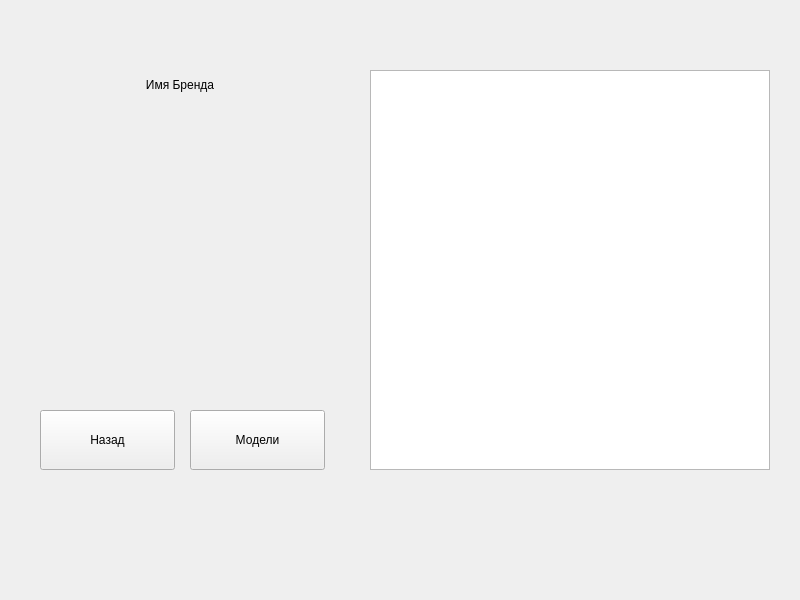
<?xml version="1.0" encoding="UTF-8"?>
<ui version="4.0">
 <class>MainWindow</class>
 <widget class="QMainWindow" name="MainWindow">
  <property name="geometry">
   <rect>
    <x>0</x>
    <y>0</y>
    <width>800</width>
    <height>600</height>
   </rect>
  </property>
  <property name="windowTitle">
   <string>MainWindow</string>
  </property>
  <widget class="QWidget" name="centralwidget">
   <widget class="QTableView" name="InfoTable">
    <property name="geometry">
     <rect>
      <x>370</x>
      <y>70</y>
      <width>400</width>
      <height>400</height>
     </rect>
    </property>
   </widget>
   <widget class="QLabel" name="BrandNameLabel">
    <property name="geometry">
     <rect>
      <x>30</x>
      <y>70</y>
      <width>300</width>
      <height>30</height>
     </rect>
    </property>
    <property name="text">
     <string>Имя Бренда</string>
    </property>
    <property name="alignment">
     <set>Qt::AlignCenter</set>
    </property>
   </widget>
   <widget class="QLabel" name="BrandLogoLabel">
    <property name="geometry">
     <rect>
      <x>30</x>
      <y>100</y>
      <width>300</width>
      <height>300</height>
     </rect>
    </property>
    <property name="text">
     <string/>
    </property>
    <property name="pixmap">
     <pixmap>C:/Users/T/Pictures/c063ae84ea55308794074b136333b0ed~c5_720x720.jpeg</pixmap>
    </property>
    <property name="scaledContents">
     <bool>true</bool>
    </property>
   </widget>
   <widget class="QPushButton" name="BackButton">
    <property name="geometry">
     <rect>
      <x>40</x>
      <y>410</y>
      <width>135</width>
      <height>60</height>
     </rect>
    </property>
    <property name="text">
     <string>Назад</string>
    </property>
   </widget>
   <widget class="QPushButton" name="NextButton">
    <property name="geometry">
     <rect>
      <x>190</x>
      <y>410</y>
      <width>135</width>
      <height>60</height>
     </rect>
    </property>
    <property name="text">
     <string>Модели</string>
    </property>
   </widget>
  </widget>
 </widget>
 <resources/>
 <connections/>
</ui>
